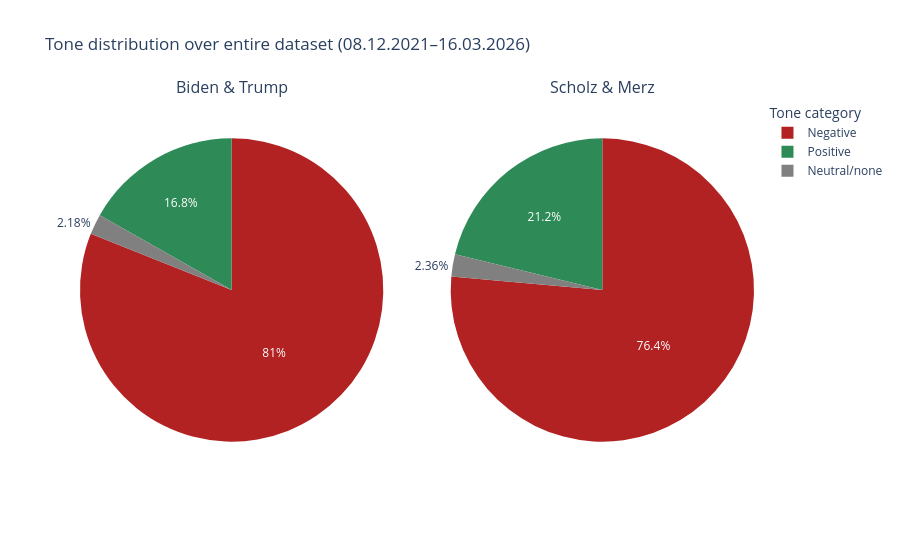

Here is the notebook cell this chart was saved with:
### Code cell
import plotly.graph_objects as go
from plotly.subplots import make_subplots

fig = make_subplots(
    rows=1,
    cols=2,
    specs=[[{"type": "domain"}, {"type": "domain"}]],
    subplot_titles=(
        "Biden & Trump",
        "Scholz & Merz",
    ),
)

fig.add_trace(
    go.Pie(
        labels=us_plot.index,
        values=us_plot["NumArticles"],
        name="Biden & Trump",
        marker=dict(colors=[colors[t] for t in us_plot.index]),
        hovertemplate=(
            "Tone: %{label}<br>"
            "Number of Articles: %{value}<br>"
            "Share: %{percent}<extra></extra>"
        ),
    ),
    row=1,
    col=1,
)

fig.add_trace(
    go.Pie(
        labels=de_plot.index,
        values=de_plot["NumArticles"],
        name="Scholz & Merz",
        marker=dict(colors=[colors[t] for t in de_plot.index]),
        hovertemplate=(
            "Tone: %{label}<br>"
            "Number of Articles: %{value}<br>"
            "Share: %{percent}<extra></extra>"
        ),
    ),
    row=1,
    col=2,
)

fig.update_layout(
    title_text="Tone distribution over entire dataset (08.12.2021–16.03.2026)",
    legend_title_text="Tone category",
)

fig.show()
fig.write_html("rq4_tone_distribution_over_entire_dataset.html", include_plotlyjs="cdn")

### Figure 1 — Plotly figure (JSON) as saved in the notebook; plotly's stock layout.template omitted (floating-point values rounded to 4 significant figures)
{"data": [{"domain": {"x": [0, 0.45], "y": [0, 1]}, "hovertemplate": "Tone: %{label}<br>Number of Articles: %{value}<br>Share: %{percent}<extra></extra>", "labels": ["Positive", "Negative", "Neutral/none"], "marker": {"colors": ["seagreen", "firebrick", "gray"]}, "name": "Biden & Trump", "type": "pie", "values": [8671, 41872, 1124]}, {"domain": {"x": [0.55, 1], "y": [0, 1]}, "hovertemplate": "Tone: %{label}<br>Number of Articles: %{value}<br>Share: %{percent}<extra></extra>", "labels": ["Positive", "Negative", "Neutral/none"], "marker": {"colors": ["seagreen", "firebrick", "gray"]}, "name": "Scholz & Merz", "type": "pie", "values": [468, 1686, 52]}], "layout": {"annotations": [{"font": {"size": 16}, "showarrow": false, "text": "Biden & Trump", "x": 0.225, "xanchor": "center", "xref": "paper", "y": 1, "yanchor": "bottom", "yref": "paper"}, {"font": {"size": 16}, "showarrow": false, "text": "Scholz & Merz", "x": 0.775, "xanchor": "center", "xref": "paper", "y": 1, "yanchor": "bottom", "yref": "paper"}], "legend": {"title": {"text": "Tone category"}}, "title": {"text": "Tone distribution over entire dataset (08.12.2021–16.03.2026)"}}}
